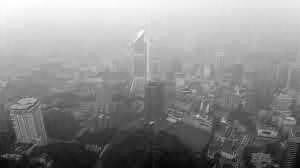
#> input picture dataset/dehazed_images/img10_dehazed.jpg, 300 x 168 px
$ python dehaze.py --image dataset/dehazed_images/img10_dehazed.jpg
#> lines starting #> are read from the running program, lines starting #| are printed output that depends on the picture; after the words box and inside, x2 and y2 are one past the last pixel; in counts of white or black regions, pixels touching at a corner belong together
import cv2
import numpy as np
import argparse

# construct the argument parser and parse the arguments
ap = argparse.ArgumentParser()
ap.add_argument("-i", "--image", required=True, help="path to input image")
args = vars(ap.parse_args())

# Load the hazy image
image = cv2.imread(args["image"], cv2.IMREAD_COLOR)
#> image is the input picture: shape (168, 300, 3); min 0, max 255, mean 140.5

# Step 1: Convert the image to grayscale
image_gray = cv2.cvtColor(image, cv2.COLOR_BGR2GRAY)

# Step 2: Perform Fourier transform on the grayscale image
f = np.fft.fft2(image_gray)

# Step 3: Shift the zero frequency component to the center of the spectrum
f_shift = np.fft.fftshift(f)

# Step 4: Design a filter to attenuate high-frequency components (haze)
rows, cols = image_gray.shape
#> rows = 168; cols = 300
crow, ccol = rows//2, cols//2  # center of the image
#> crow = 84; ccol = 150
radius = 50  # radius of the circular filter
mask = np.full((rows, cols), 1, np.uint8)
cv2.circle(mask, (crow, ccol), radius, 0, -1)  # create a circular mask
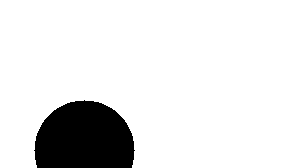
#> mask: shape (168, 300); values 0 (black) and 1 (white), 88.8% white; 1 black region, box (x1, y1, x2, y2) and area: (34, 100, 135, 168) 5634
mask = np.fft.fftshift(mask)  # shift the mask to match the Fourier spectrum

# Step 5: Apply the filter to the Fourier spectrum
f_shift_filtered = f_shift * mask

# Step 6: Shift the zero frequency component back to the original position
f_filtered = np.fft.ifftshift(f_shift_filtered)

# Step 7: Perform inverse Fourier transform to obtain the dehazed image
image_dehazed_gray = np.abs(np.fft.ifft2(f_filtered))
image_dehazed_gray = cv2.normalize(image_dehazed_gray, None, 0, 255, cv2.NORM_MINMAX)  # Normalize the pixel values
image_dehazed_gray = np.uint8(image_dehazed_gray)

# Step 8: Convert the dehazed grayscale image to color format
image_dehazed = cv2.cvtColor(image_dehazed_gray, cv2.COLOR_GRAY2BGR)

# Step 9: Apply bilateral filtering to the dehazed color image
sigma_color = 10  # Controls the color smoothing strength
sigma_space = 10  # Controls the spatial smoothing strength
image_dehazed = cv2.bilateralFilter(image_dehazed, -1, sigma_color, sigma_space)

# Step 10: Convert the dehazed color image back to grayscale
image_dehazed_gray = cv2.cvtColor(image_dehazed, cv2.COLOR_BGR2GRAY)

# Step 11: Normalize the pixel values of the dehazed grayscale image
image_dehazed_gray = cv2.normalize(image_dehazed_gray, None, 0, 255, cv2.NORM_MINMAX)

cv2.imshow('Hazy Image', image)
cv2.imshow('Dehazed Image', image_dehazed_gray)
cv2.waitKey(0)
cv2.destroyAllWindows()

$ run again, on dataset/dehazed_images/img12_dehazed.jpg
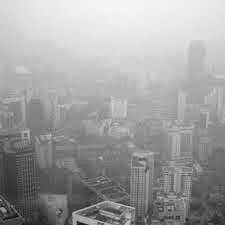
#> input picture dataset/dehazed_images/img12_dehazed.jpg, 225 x 225 px
#> image is the input picture: shape (225, 225, 3); min 0, max 249, mean 160.1
#> `cv2.circle(mask, (crow, ccol), radius, 0, -1)`:
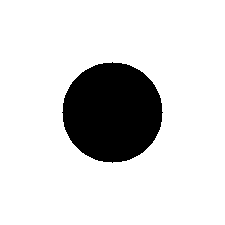
#> mask: shape (225, 225); values 0 (black) and 1 (white), 84.5% white; 1 black region, box (x1, y1, x2, y2) and area: (62, 62, 163, 163) 7845

$ run again, on dataset/dehazed_images/img14_dehazed.jpg
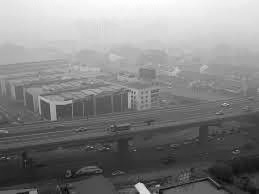
#> input picture dataset/dehazed_images/img14_dehazed.jpg, 259 x 194 px
#> image is the input picture: shape (194, 259, 3); min 2, max 255, mean 131.6
#> `cv2.circle(mask, (crow, ccol), radius, 0, -1)`:
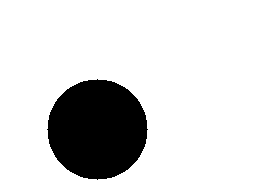
#> mask: shape (194, 259); values 0 (black) and 1 (white), 84.4% white; 1 black region, box (x1, y1, x2, y2) and area: (47, 79, 148, 180) 7845
